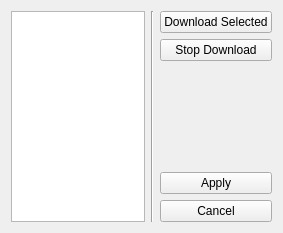
<?xml version="1.0" encoding="UTF-8"?>
<ui version="4.0">
 <class>Form</class>
 <widget class="QWidget" name="Form">
  <property name="geometry">
   <rect>
    <x>0</x>
    <y>0</y>
    <width>283</width>
    <height>233</height>
   </rect>
  </property>
  <property name="windowTitle">
   <string>Antibody Evolution Wizard Settings</string>
  </property>
  <layout class="QHBoxLayout" name="horizontalLayout">
   <item>
    <layout class="QVBoxLayout" name="left_side">
     <item>
      <widget class="QListWidget" name="model_list">
       <property name="sizePolicy">
        <sizepolicy hsizetype="Expanding" vsizetype="Expanding">
         <horstretch>0</horstretch>
         <verstretch>2</verstretch>
        </sizepolicy>
       </property>
       <property name="frameShape">
        <enum>QFrame::StyledPanel</enum>
       </property>
       <property name="frameShadow">
        <enum>QFrame::Sunken</enum>
       </property>
       <property name="verticalScrollBarPolicy">
        <enum>Qt::ScrollBarAsNeeded</enum>
       </property>
      </widget>
     </item>
    </layout>
   </item>
   <item>
    <widget class="Line" name="line">
     <property name="orientation">
      <enum>Qt::Vertical</enum>
     </property>
    </widget>
   </item>
   <item>
    <layout class="QVBoxLayout" name="right_side">
     <item>
      <widget class="QPushButton" name="download_button">
       <property name="text">
        <string>Download Selected</string>
       </property>
      </widget>
     </item>
     <item>
      <widget class="QPushButton" name="stop_button">
       <property name="enabled">
        <bool>true</bool>
       </property>
       <property name="text">
        <string>Stop Download</string>
       </property>
      </widget>
     </item>
     <item>
      <spacer name="vertical_spacer">
       <property name="orientation">
        <enum>Qt::Vertical</enum>
       </property>
       <property name="sizeHint" stdset="0">
        <size>
         <width>20</width>
         <height>40</height>
        </size>
       </property>
      </spacer>
     </item>
     <item>
      <widget class="QPushButton" name="apply_button">
       <property name="text">
        <string>Apply</string>
       </property>
      </widget>
     </item>
     <item>
      <widget class="QPushButton" name="cancel_button">
       <property name="text">
        <string>Cancel</string>
       </property>
      </widget>
     </item>
    </layout>
   </item>
  </layout>
 </widget>
 <resources/>
 <connections/>
</ui>
